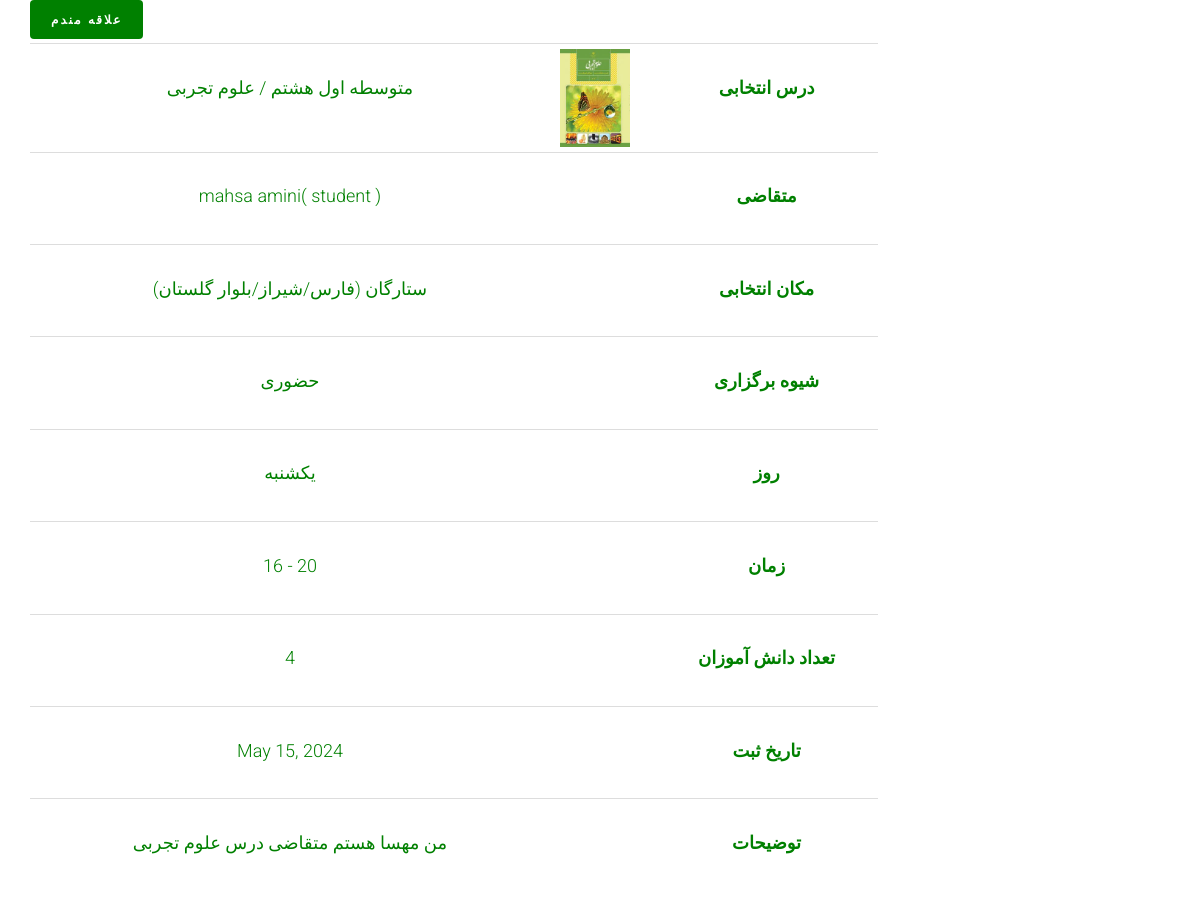
Page /application/386 on the earlier database version.
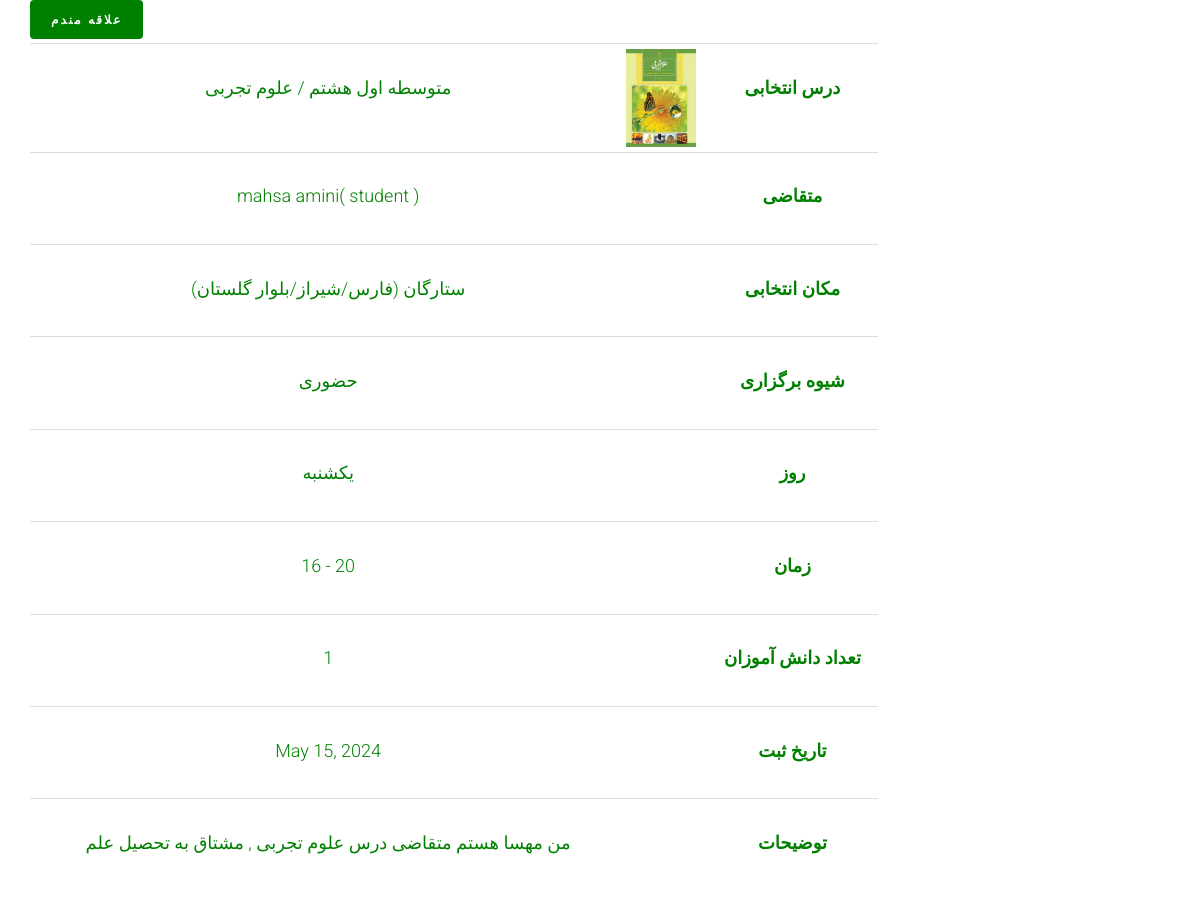
Same page on the later database version.
### application/models.py (models this page shows, shortened)
class Application(models.Model):
    applicant = models.ForeignKey(User, on_delete=models.CASCADE)
    demanded_course = models.ForeignKey(Course, on_delete=models.CASCADE)
    preferred_style = models.CharField(choices=HOLDING_STYLE, max_length=50, default="V")
    short_description = models.CharField(max_length=300, null=True, blank=True)
    is_accepted = models.BooleanField(blank=True, null=True, default=False)
    num_of_student = models.IntegerField(validators=[MinValueValidator(1), MaxValueValidator(10)], default=1)
    registered_date = models.DateField(null=True, blank=True , auto_now_add=True)
    free_day_1 = models.ForeignKey(WeekDay, on_delete=models.CASCADE, null=True, blank=True)
    free_time_1 = models.ForeignKey(AvailableTime, on_delete=models.CASCADE, null=True, blank=True)
    venue = models.ForeignKey(PublicPlace, on_delete=models.CASCADE, blank=True, null=True)
    is_active = models.BooleanField(default=False)
    slug = models.SlugField(max_length=200, default="", null=False, db_index=True)

class Course(models.Model):
    course_name = models.ForeignKey(CourseName, on_delete=models.CASCADE, db_index=True)
    grade = models.ForeignKey(Grade, on_delete=models.CASCADE, blank=True, null=True)
    major = models.ForeignKey(Major, on_delete=models.CASCADE, blank=True, null=True)
    image=models.ImageField(upload_to='images/courses', null=True,blank=True)
    code=models.CharField(max_length=7, blank=True, null=True)
    book_download_link=models.CharField(max_length=300, blank=True, null=True)
    is_active = models.BooleanField(default=True)
    slug = models.SlugField(max_length=500, blank=True, null=True)
    def __str__(self):
        return f" {self.grade} / {self.course_name} "
    class Meta:
        constraints = [
            models.UniqueConstraint(fields=['course_name', 'grade', 'major'],
                                    name='unique_course_name_edu_level_grade'),
        ]

class Grade(models.Model):
    edu_level = models.ForeignKey(EducationalLevel, on_delete=models.CASCADE)
    grade_name = models.CharField(max_length=20, verbose_name="پایه تحصیلی")
    url_title = models.CharField(max_length=200, blank=True, null=True)
    is_active = models.BooleanField(default=True)
    def __str__(self):
        return f"{self.edu_level} {self.grade_name}"
    class Meta:
        constraints = [
            models.UniqueConstraint(fields=['edu_level', 'grade_name'], name='unique_edu_level_grade')]

class EducationalLevel(models.Model):
    edu_level = models.CharField(max_length=20, unique=True, verbose_name="دوره آموزشی")
    url_title = models.CharField(max_length=200, blank=True, null=True)
    is_active = models.BooleanField(default=True)
    def __str__(self):
        return self.edu_level

class CourseName(models.Model):
    course_name = models.CharField(max_length=20, unique=True)
    def __str__(self):
        return f"{self.course_name}"

class WeekDay(models.Model):
    day_name = models.CharField(max_length=20, unique=True)
    def __str__(self):
        return f"{self.day_name}"

class AvailableTime(models.Model):
    time_name = models.CharField(max_length=20)
    def __str__(self):
        return f"{self.time_name}"

### account/models.py (models this page shows, shortened)
class User(AbstractUser):
    mobile = models.CharField(max_length=20, null=True, blank=True, verbose_name='mobile')
    user_type = models.ForeignKey(UserType, on_delete=models.CASCADE, blank=True, null=True)
    email_active_code = models.CharField(max_length=100, null=True, blank=True, verbose_name='Email Activation code')
    mobile_verification_code = models.CharField(max_length=50, null=True, blank=True, default="")
    mobile_verified = models.BooleanField(default=False)

class UserType(models.Model):
    objects = None
    title = models.CharField(max_length=20)
    def __str__(self):
        return self.title

class PublicPlace(models.Model):
    director = models.OneToOneField(User, on_delete=models.CASCADE)
    name = models.CharField(max_length=200, blank=True, null=True)
    type = models.ForeignKey(PublicPlaceType, on_delete=models.CASCADE,blank=True, null=True)
    province = models.ForeignKey(Province, on_delete=models.CASCADE)
    city = ChainedForeignKey(
        City, on_delete=models.CASCADE,
        chained_field="province",
        chained_model_field="province",
        show_all=False,
        auto_choose=True,
        sort=True)
    district= models.CharField(max_length=100, blank=True, null=True)
    address = models.CharField(max_length=300, blank=True, null=True)
    def __str__(self):
        return f"{self.name}  ({self.province}/{self.city}/{self.district})"

class Province(models.Model):
    name = models.CharField(max_length=500)
    url_title = models.CharField(max_length=100, blank=True, null=True)
    is_active = models.BooleanField(default=False)
    def __str__(self):
        return self.name

class City(models.Model):
    name = models.CharField(max_length=500)
    url_title = models.CharField(max_length=100, blank=True, null=True)
    province = models.ForeignKey(Province, on_delete=models.CASCADE)
    is_active = models.BooleanField(default=False)
    slug = models.SlugField(max_length=500, blank=True, null=True)
    parent_city = models.ForeignKey("self", related_name="child_cities", null=True, blank=True,on_delete=models.CASCADE)
    def __str__(self):
        return self.name

### application/views.py (the view)
# urls.py: path('<int:pk>', views.ApplicationDetailView.as_view(), name='application_detail'),
class ApplicationDetailView(DetailView):
    template_name = 'application/application_detail.html'
    model = Application
    def get_context_data(self, **kwargs):
        context = super().get_context_data(**kwargs)
        loaded_application = self.object
        request = self.request
        favorite_application_id = request.session.get("application_favorites")
        context['is_favorite'] = favorite_application_id == str(loaded_application.id)
        current_user = self.request.user
        context['current_user'] = current_user
        return context

### application/templates/application/application_detail.html (shortened to what the changed rows need)
{% extends 'shared/_layout.html' %}
{% load render_partial %}
{% block content %}
<div class="container">
	<div class="row">
		<div class="col-sm-9">
			<div class="container-fluid">
				<div class="row fh5co-post-entry">
					<table class="table table-condensed" style="border-bottom: 1px ; text-align: center">
						<tbody>
						<tr>
							<td>
								<p style="text-align: center; color:green">{{ application.demanded_course }}</p>
							</td>
							<td>
								{% if application.demanded_course %}
								<a href=""><img src="{{ application.demanded_course.image.url }}" width="70" alt=""></a>
								{% else %}
								<a href=""><img src="/static/images/white.png" width="70"></a>
								{% endif %}
							</td>
						</tr>
						{% if application.applicant %}
						<tr>
							<td>
							</td>
							<td>
								<p style="text-align: center; color:green">{{ application.applicant.first_name }}  {{application.applicant.last_name}}( {{application.applicant.user_type}} )</p>
							</td>
							<td class="cart_product">
								<a href=""><img src="/static/images/white.png" width="70"></a>
							</td>
							<td>
								<label style="color: green"> متقاضی  </label>
							</td>
						</tr>
						{% endif %}
						{% if application.venue %}
						<tr>
							<td>
							</td>
							<td>
								<p style="text-align: center; color:green">{{ application.venue }} </p>
							</td>
							<td class="cart_product">
								<a href=""><img src="/static/images/white.png" width="70"></a>
							</td>
							<td>
								<label style="color: green"> مکان انتخابی  </label>
							</td>
						</tr>
						{% endif %}
						{% if application.free_day_1 %}
						<tr>
							<td>
							</td>
							<td>
								<p style="text-align: center; color:green">{{ application.free_day_1 }}</p>
							</td>
							<td class="cart_product">
								<a href=""><img src="/static/images/white.png" width="70"></a>
							</td>
							<td>
								<label style="color: green"> روز  </label>
							</td>
						</tr>
						{% endif %}
						{% if application.free_time_1 %}
						<tr>
							<td>
							</td>
							<td>
								<p style="text-align: center; color:green">{{ application.free_time_1 }}</p>
							</td>
							<td class="cart_product">
								<a href=""><img src="/static/images/white.png" width="70"></a>
							</td>
							<td>
								<label style="color: green"> زمان </label>
							</td>
						</tr>
						{% endif %}
						{% if application.num_of_student %}
						<tr>
							<td>
							</td>
							<td>
								<p style="text-align: center; color:green">{{ application.num_of_student }}</p>
							</td>
							<td class="cart_product">
								<a href=""><img src="/static/images/white.png" width="70"></a>
							</td>
							<td>
								<label style="color: green"> تعداد دانش آموزان </label>
							</td>
						</tr>
						{% endif %}
						{% if application.registered_date %}
						<tr>
							<td>
							</td>
							<td>
								<p style="text-align: center; color:green">{{ application.registered_date }}</p>
							</td>
							<td class="cart_product">
								<a href=""><img src="/static/images/white.png" width="70"></a>
							</td>
							<td>
								<label style="color: green"> تاریخ ثبت </label>
							</td>
						</tr>
						{% endif %}
						{% if application.short_description %}
						<tr>
							<td>
							</td>
							<td>
								<p style="text-align: center; color:green">{{ application.short_description }}</p>
							</td>
							<td class="cart_product">
								<a href=""><img src="/static/images/white.png" width="70"></a>
							</td>
							<td>
								<label style="color: green"> توضیحات </label>
							</td>
						</tr>
						{% endif %}
						</tbody>
					</table>
				</div>
			</div>
		</div>
	</div>
</div>
{% endblock %}

Differences in the rows shown:
changed Application "متوسطه اول هشتم / علوم تجربی": num_of_student "4" → "1"; short_description "من مهسا هستم متقاضی درس علوم تجربی" → "من مهسا هستم متقاضی درس علوم تجربی , مشتاق به تحصیل علم"
